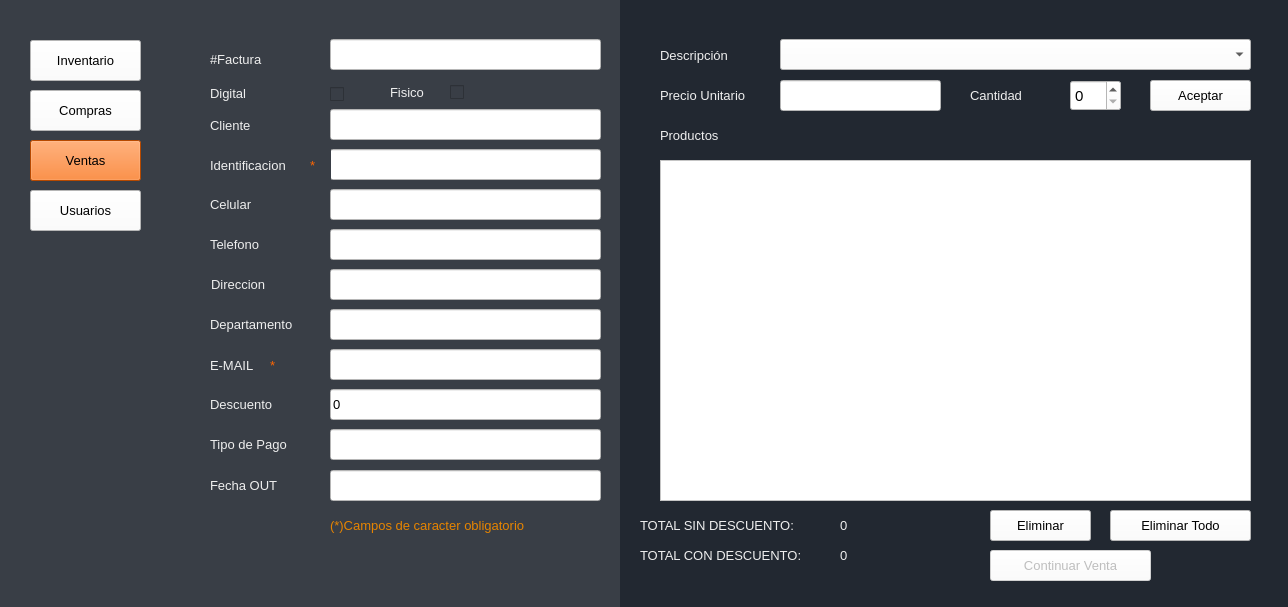
<?xml version="1.0" encoding="UTF-8"?>
<ui version="4.0">
 <class>Ventas</class>
 <widget class="QMainWindow" name="Ventas">
  <property name="windowModality">
   <enum>Qt::NonModal</enum>
  </property>
  <property name="geometry">
   <rect>
    <x>0</x>
    <y>0</y>
    <width>1288</width>
    <height>607</height>
   </rect>
  </property>
  <property name="sizePolicy">
   <sizepolicy hsizetype="Expanding" vsizetype="Expanding">
    <horstretch>0</horstretch>
    <verstretch>0</verstretch>
   </sizepolicy>
  </property>
  <property name="minimumSize">
   <size>
    <width>0</width>
    <height>0</height>
   </size>
  </property>
  <property name="maximumSize">
   <size>
    <width>1366</width>
    <height>768</height>
   </size>
  </property>
  <property name="windowTitle">
   <string>Ventas</string>
  </property>
  <property name="styleSheet">
   <string notr="true">background-color: rgb(255, 255, 255);</string>
  </property>
  <widget class="QWidget" name="centralwidget">
   <widget class="QLabel" name="label_5">
    <property name="geometry">
     <rect>
      <x>390</x>
      <y>77</y>
      <width>51</width>
      <height>31</height>
     </rect>
    </property>
    <property name="font">
     <font>
      <family>Arial</family>
      <pointsize>10</pointsize>
      <weight>50</weight>
      <bold>false</bold>
     </font>
    </property>
    <property name="styleSheet">
     <string notr="true">background-color: rgb(57, 62, 70);
color: rgb(238, 238, 238);</string>
    </property>
    <property name="text">
     <string>Fisico</string>
    </property>
   </widget>
   <widget class="QCheckBox" name="checkBoxDigital">
    <property name="geometry">
     <rect>
      <x>330</x>
      <y>86</y>
      <width>16</width>
      <height>17</height>
     </rect>
    </property>
    <property name="font">
     <font>
      <family>Eras Bold ITC</family>
      <pointsize>12</pointsize>
     </font>
    </property>
    <property name="styleSheet">
     <string notr="true">background-color: rgb(57, 62, 70);</string>
    </property>
    <property name="text">
     <string/>
    </property>
   </widget>
   <widget class="QLabel" name="label_7">
    <property name="geometry">
     <rect>
      <x>210</x>
      <y>78</y>
      <width>51</width>
      <height>31</height>
     </rect>
    </property>
    <property name="font">
     <font>
      <family>Arial</family>
      <pointsize>10</pointsize>
      <weight>50</weight>
      <bold>false</bold>
     </font>
    </property>
    <property name="styleSheet">
     <string notr="true">background-color: rgb(57, 62, 70);
color: rgb(238, 238, 238);</string>
    </property>
    <property name="text">
     <string>Digital</string>
    </property>
   </widget>
   <widget class="QCheckBox" name="checkBoxFisico">
    <property name="geometry">
     <rect>
      <x>450</x>
      <y>84</y>
      <width>16</width>
      <height>17</height>
     </rect>
    </property>
    <property name="font">
     <font>
      <family>Eras Bold ITC</family>
      <pointsize>12</pointsize>
     </font>
    </property>
    <property name="styleSheet">
     <string notr="true">background-color: rgb(57, 62, 70);</string>
    </property>
    <property name="text">
     <string/>
    </property>
   </widget>
   <widget class="QLabel" name="label_8">
    <property name="geometry">
     <rect>
      <x>210</x>
      <y>49</y>
      <width>81</width>
      <height>21</height>
     </rect>
    </property>
    <property name="font">
     <font>
      <family>Arial</family>
      <pointsize>10</pointsize>
      <weight>50</weight>
      <bold>false</bold>
     </font>
    </property>
    <property name="autoFillBackground">
     <bool>false</bool>
    </property>
    <property name="styleSheet">
     <string notr="true">background-color: rgb(57, 62, 70);
color: rgb(238, 238, 238);</string>
    </property>
    <property name="text">
     <string>#Factura</string>
    </property>
   </widget>
   <widget class="QLineEdit" name="lineEditFactura">
    <property name="geometry">
     <rect>
      <x>330</x>
      <y>39</y>
      <width>271</width>
      <height>31</height>
     </rect>
    </property>
    <property name="font">
     <font>
      <family>Arial</family>
      <pointsize>10</pointsize>
     </font>
    </property>
    <property name="styleSheet">
     <string notr="true">background-color: rgb(255, 255, 255);</string>
    </property>
    <property name="text">
     <string/>
    </property>
   </widget>
   <widget class="QLabel" name="label_9">
    <property name="geometry">
     <rect>
      <x>210</x>
      <y>110</y>
      <width>51</width>
      <height>31</height>
     </rect>
    </property>
    <property name="font">
     <font>
      <family>Arial</family>
      <pointsize>10</pointsize>
      <weight>50</weight>
      <bold>false</bold>
     </font>
    </property>
    <property name="styleSheet">
     <string notr="true">background-color: rgb(57, 62, 70);
color: rgb(238, 238, 238);</string>
    </property>
    <property name="text">
     <string>Cliente</string>
    </property>
   </widget>
   <widget class="QLineEdit" name="lineEditCliente">
    <property name="geometry">
     <rect>
      <x>330</x>
      <y>109</y>
      <width>271</width>
      <height>31</height>
     </rect>
    </property>
    <property name="font">
     <font>
      <family>Arial</family>
      <pointsize>10</pointsize>
     </font>
    </property>
    <property name="styleSheet">
     <string notr="true">background-color: rgb(255, 255, 255);</string>
    </property>
    <property name="text">
     <string/>
    </property>
   </widget>
   <widget class="QLabel" name="label_12">
    <property name="geometry">
     <rect>
      <x>210</x>
      <y>150</y>
      <width>111</width>
      <height>31</height>
     </rect>
    </property>
    <property name="font">
     <font>
      <family>Arial</family>
      <pointsize>10</pointsize>
      <weight>50</weight>
      <bold>false</bold>
     </font>
    </property>
    <property name="styleSheet">
     <string notr="true">background-color: rgb(57, 62, 70);
color: rgb(238, 238, 238);</string>
    </property>
    <property name="text">
     <string>Identificacion</string>
    </property>
   </widget>
   <widget class="QLineEdit" name="lineEditIdentificacion">
    <property name="geometry">
     <rect>
      <x>330</x>
      <y>149</y>
      <width>271</width>
      <height>31</height>
     </rect>
    </property>
    <property name="font">
     <font>
      <family>Arial</family>
      <pointsize>10</pointsize>
     </font>
    </property>
    <property name="styleSheet">
     <string notr="true">background-color: rgb(255, 255, 255);</string>
    </property>
    <property name="text">
     <string/>
    </property>
   </widget>
   <widget class="QLabel" name="label_13">
    <property name="geometry">
     <rect>
      <x>210</x>
      <y>189</y>
      <width>71</width>
      <height>31</height>
     </rect>
    </property>
    <property name="font">
     <font>
      <family>Arial</family>
      <pointsize>10</pointsize>
      <weight>50</weight>
      <bold>false</bold>
     </font>
    </property>
    <property name="styleSheet">
     <string notr="true">background-color: rgb(57, 62, 70);
color: rgb(238, 238, 238);</string>
    </property>
    <property name="text">
     <string>Celular</string>
    </property>
   </widget>
   <widget class="QLineEdit" name="lineEditCelular">
    <property name="geometry">
     <rect>
      <x>330</x>
      <y>189</y>
      <width>271</width>
      <height>31</height>
     </rect>
    </property>
    <property name="font">
     <font>
      <family>Arial</family>
      <pointsize>10</pointsize>
     </font>
    </property>
    <property name="styleSheet">
     <string notr="true">background-color: rgb(255, 255, 255);</string>
    </property>
    <property name="text">
     <string/>
    </property>
   </widget>
   <widget class="QLabel" name="label_14">
    <property name="geometry">
     <rect>
      <x>210</x>
      <y>229</y>
      <width>61</width>
      <height>31</height>
     </rect>
    </property>
    <property name="font">
     <font>
      <family>Arial</family>
      <pointsize>10</pointsize>
      <weight>50</weight>
      <bold>false</bold>
     </font>
    </property>
    <property name="styleSheet">
     <string notr="true">background-color: rgb(57, 62, 70);
color: rgb(238, 238, 238);</string>
    </property>
    <property name="text">
     <string>Telefono</string>
    </property>
   </widget>
   <widget class="QLineEdit" name="lineEditTelefono">
    <property name="geometry">
     <rect>
      <x>330</x>
      <y>229</y>
      <width>271</width>
      <height>31</height>
     </rect>
    </property>
    <property name="font">
     <font>
      <family>Arial</family>
      <pointsize>10</pointsize>
     </font>
    </property>
    <property name="styleSheet">
     <string notr="true">background-color: rgb(255, 255, 255);</string>
    </property>
    <property name="text">
     <string/>
    </property>
   </widget>
   <widget class="QLabel" name="label_15">
    <property name="geometry">
     <rect>
      <x>211</x>
      <y>269</y>
      <width>71</width>
      <height>31</height>
     </rect>
    </property>
    <property name="font">
     <font>
      <family>Arial</family>
      <pointsize>10</pointsize>
      <weight>50</weight>
      <bold>false</bold>
     </font>
    </property>
    <property name="styleSheet">
     <string notr="true">background-color: rgb(57, 62, 70);
color: rgb(238, 238, 238);</string>
    </property>
    <property name="text">
     <string>Direccion</string>
    </property>
   </widget>
   <widget class="QLineEdit" name="lineEditDireccion">
    <property name="geometry">
     <rect>
      <x>330</x>
      <y>269</y>
      <width>271</width>
      <height>31</height>
     </rect>
    </property>
    <property name="font">
     <font>
      <family>Arial</family>
      <pointsize>10</pointsize>
     </font>
    </property>
    <property name="styleSheet">
     <string notr="true">background-color: rgb(255, 255, 255);</string>
    </property>
    <property name="text">
     <string/>
    </property>
   </widget>
   <widget class="QLabel" name="label_16">
    <property name="geometry">
     <rect>
      <x>210</x>
      <y>350</y>
      <width>61</width>
      <height>31</height>
     </rect>
    </property>
    <property name="font">
     <font>
      <family>Arial</family>
      <pointsize>10</pointsize>
      <weight>50</weight>
      <bold>false</bold>
     </font>
    </property>
    <property name="styleSheet">
     <string notr="true">background-color: rgb(57, 62, 70);
color: rgb(238, 238, 238);</string>
    </property>
    <property name="text">
     <string>E-MAIL</string>
    </property>
   </widget>
   <widget class="QLineEdit" name="lineEditEMAIL">
    <property name="geometry">
     <rect>
      <x>330</x>
      <y>349</y>
      <width>271</width>
      <height>31</height>
     </rect>
    </property>
    <property name="font">
     <font>
      <family>Arial</family>
      <pointsize>10</pointsize>
     </font>
    </property>
    <property name="styleSheet">
     <string notr="true">background-color: rgb(255, 255, 255);</string>
    </property>
    <property name="text">
     <string/>
    </property>
   </widget>
   <widget class="QLineEdit" name="lineEditDescuento">
    <property name="enabled">
     <bool>true</bool>
    </property>
    <property name="geometry">
     <rect>
      <x>330</x>
      <y>389</y>
      <width>271</width>
      <height>31</height>
     </rect>
    </property>
    <property name="font">
     <font>
      <family>Arial</family>
      <pointsize>10</pointsize>
     </font>
    </property>
    <property name="styleSheet">
     <string notr="true">background-color: rgb(255, 255, 255);</string>
    </property>
    <property name="text">
     <string>0</string>
    </property>
   </widget>
   <widget class="QLabel" name="label_17">
    <property name="geometry">
     <rect>
      <x>210</x>
      <y>389</y>
      <width>91</width>
      <height>31</height>
     </rect>
    </property>
    <property name="font">
     <font>
      <family>Arial</family>
      <pointsize>10</pointsize>
      <weight>50</weight>
      <bold>false</bold>
     </font>
    </property>
    <property name="styleSheet">
     <string notr="true">background-color: rgb(57, 62, 70);
color: rgb(238, 238, 238);</string>
    </property>
    <property name="text">
     <string>Descuento</string>
    </property>
   </widget>
   <widget class="QLabel" name="label_4">
    <property name="geometry">
     <rect>
      <x>660</x>
      <y>40</y>
      <width>111</width>
      <height>31</height>
     </rect>
    </property>
    <property name="font">
     <font>
      <family>Arial</family>
      <pointsize>10</pointsize>
      <weight>50</weight>
      <bold>false</bold>
     </font>
    </property>
    <property name="styleSheet">
     <string notr="true">background-color: rgb(34, 40, 49);
color: rgb(238, 238, 238);</string>
    </property>
    <property name="text">
     <string>Descripción</string>
    </property>
   </widget>
   <widget class="QComboBox" name="comboBoxDescripcion">
    <property name="geometry">
     <rect>
      <x>780</x>
      <y>39</y>
      <width>471</width>
      <height>31</height>
     </rect>
    </property>
    <property name="font">
     <font>
      <family>Arial</family>
      <pointsize>9</pointsize>
      <weight>50</weight>
      <bold>false</bold>
     </font>
    </property>
    <property name="styleSheet">
     <string notr="true">background-color: rgb(255, 255, 255);</string>
    </property>
   </widget>
   <widget class="QSpinBox" name="spinBoxCantidad">
    <property name="geometry">
     <rect>
      <x>1070</x>
      <y>80</y>
      <width>51</width>
      <height>31</height>
     </rect>
    </property>
    <property name="font">
     <font>
      <family>Arial</family>
      <pointsize>11</pointsize>
     </font>
    </property>
    <property name="styleSheet">
     <string notr="true">background-color: rgb(255, 255, 255);</string>
    </property>
   </widget>
   <widget class="QPushButton" name="botonVentasAceptar">
    <property name="geometry">
     <rect>
      <x>1150</x>
      <y>80</y>
      <width>101</width>
      <height>31</height>
     </rect>
    </property>
    <property name="font">
     <font>
      <family>Arial</family>
      <pointsize>10</pointsize>
      <weight>50</weight>
      <bold>false</bold>
     </font>
    </property>
    <property name="styleSheet">
     <string notr="true">background-color: rgb(255, 255, 255);</string>
    </property>
    <property name="text">
     <string>Aceptar</string>
    </property>
   </widget>
   <widget class="QListWidget" name="listWidget">
    <property name="geometry">
     <rect>
      <x>660</x>
      <y>160</y>
      <width>591</width>
      <height>341</height>
     </rect>
    </property>
    <property name="font">
     <font>
      <family>Arial</family>
      <pointsize>10</pointsize>
     </font>
    </property>
    <property name="styleSheet">
     <string notr="true">background-color: rgb(255, 255, 255);</string>
    </property>
   </widget>
   <widget class="QPushButton" name="botonEliminar">
    <property name="geometry">
     <rect>
      <x>990</x>
      <y>510</y>
      <width>101</width>
      <height>31</height>
     </rect>
    </property>
    <property name="font">
     <font>
      <family>Arial</family>
      <pointsize>10</pointsize>
      <weight>50</weight>
      <bold>false</bold>
     </font>
    </property>
    <property name="styleSheet">
     <string notr="true">background-color: rgb(255, 255, 255);</string>
    </property>
    <property name="text">
     <string>Eliminar</string>
    </property>
   </widget>
   <widget class="QLabel" name="label_6">
    <property name="geometry">
     <rect>
      <x>660</x>
      <y>120</y>
      <width>91</width>
      <height>31</height>
     </rect>
    </property>
    <property name="font">
     <font>
      <family>Arial</family>
      <pointsize>10</pointsize>
      <weight>50</weight>
      <bold>false</bold>
     </font>
    </property>
    <property name="styleSheet">
     <string notr="true">background-color: rgb(34, 40, 49);
color: rgb(238, 238, 238);</string>
    </property>
    <property name="text">
     <string>Productos</string>
    </property>
   </widget>
   <widget class="QPushButton" name="botonEliminarTodo">
    <property name="geometry">
     <rect>
      <x>1110</x>
      <y>510</y>
      <width>141</width>
      <height>31</height>
     </rect>
    </property>
    <property name="font">
     <font>
      <family>Arial</family>
      <pointsize>10</pointsize>
      <weight>50</weight>
      <bold>false</bold>
     </font>
    </property>
    <property name="styleSheet">
     <string notr="true">background-color: rgb(255, 255, 255);</string>
    </property>
    <property name="text">
     <string>Eliminar Todo</string>
    </property>
   </widget>
   <widget class="QPushButton" name="botonContinuarVenta">
    <property name="enabled">
     <bool>false</bool>
    </property>
    <property name="geometry">
     <rect>
      <x>990</x>
      <y>550</y>
      <width>161</width>
      <height>31</height>
     </rect>
    </property>
    <property name="font">
     <font>
      <family>Arial</family>
      <pointsize>10</pointsize>
      <weight>50</weight>
      <bold>false</bold>
     </font>
    </property>
    <property name="styleSheet">
     <string notr="true">background-color: rgb(255, 255, 255);</string>
    </property>
    <property name="text">
     <string>Continuar Venta</string>
    </property>
   </widget>
   <widget class="QLabel" name="label_10">
    <property name="geometry">
     <rect>
      <x>660</x>
      <y>80</y>
      <width>141</width>
      <height>31</height>
     </rect>
    </property>
    <property name="font">
     <font>
      <family>Arial</family>
      <pointsize>10</pointsize>
      <weight>50</weight>
      <bold>false</bold>
     </font>
    </property>
    <property name="styleSheet">
     <string notr="true">background-color: rgb(34, 40, 49);
color: rgb(238, 238, 238);</string>
    </property>
    <property name="text">
     <string>Precio Unitario</string>
    </property>
   </widget>
   <widget class="QLineEdit" name="lineEditPrecio">
    <property name="geometry">
     <rect>
      <x>780</x>
      <y>80</y>
      <width>161</width>
      <height>31</height>
     </rect>
    </property>
    <property name="font">
     <font>
      <family>Arial</family>
      <pointsize>10</pointsize>
     </font>
    </property>
    <property name="styleSheet">
     <string notr="true">background-color: rgb(255, 255, 255);</string>
    </property>
    <property name="text">
     <string/>
    </property>
   </widget>
   <widget class="QLabel" name="label_11">
    <property name="geometry">
     <rect>
      <x>970</x>
      <y>80</y>
      <width>91</width>
      <height>31</height>
     </rect>
    </property>
    <property name="font">
     <font>
      <family>Arial</family>
      <pointsize>10</pointsize>
      <weight>50</weight>
      <bold>false</bold>
     </font>
    </property>
    <property name="styleSheet">
     <string notr="true">background-color: rgb(34, 40, 49);
color: rgb(238, 238, 238);</string>
    </property>
    <property name="text">
     <string>Cantidad</string>
    </property>
   </widget>
   <widget class="QLabel" name="label">
    <property name="geometry">
     <rect>
      <x>620</x>
      <y>0</y>
      <width>701</width>
      <height>611</height>
     </rect>
    </property>
    <property name="font">
     <font>
      <family>Eras Bold ITC</family>
      <pointsize>12</pointsize>
      <weight>50</weight>
      <bold>false</bold>
     </font>
    </property>
    <property name="styleSheet">
     <string notr="true">background-color: rgb(34, 40, 49);
color: rgb(238, 238, 238);</string>
    </property>
    <property name="text">
     <string/>
    </property>
   </widget>
   <widget class="QPushButton" name="botonCompras">
    <property name="geometry">
     <rect>
      <x>30</x>
      <y>90</y>
      <width>111</width>
      <height>41</height>
     </rect>
    </property>
    <property name="font">
     <font>
      <family>Arial</family>
      <pointsize>10</pointsize>
      <weight>50</weight>
      <bold>false</bold>
     </font>
    </property>
    <property name="styleSheet">
     <string notr="true">background-color: rgb(255, 255, 255);</string>
    </property>
    <property name="text">
     <string>Compras</string>
    </property>
   </widget>
   <widget class="QPushButton" name="botonInventario">
    <property name="geometry">
     <rect>
      <x>30</x>
      <y>40</y>
      <width>111</width>
      <height>41</height>
     </rect>
    </property>
    <property name="font">
     <font>
      <family>Arial</family>
      <pointsize>10</pointsize>
      <weight>50</weight>
      <bold>false</bold>
     </font>
    </property>
    <property name="styleSheet">
     <string notr="true">background-color: rgb(255, 255, 255);</string>
    </property>
    <property name="text">
     <string>Inventario</string>
    </property>
   </widget>
   <widget class="QPushButton" name="botonVentas">
    <property name="geometry">
     <rect>
      <x>30</x>
      <y>140</y>
      <width>111</width>
      <height>41</height>
     </rect>
    </property>
    <property name="font">
     <font>
      <family>Arial</family>
      <pointsize>10</pointsize>
      <weight>50</weight>
      <bold>false</bold>
     </font>
    </property>
    <property name="styleSheet">
     <string notr="true">background-color: rgb(255, 102, 0);</string>
    </property>
    <property name="text">
     <string>Ventas</string>
    </property>
   </widget>
   <widget class="QLabel" name="label_18">
    <property name="geometry">
     <rect>
      <x>210</x>
      <y>429</y>
      <width>101</width>
      <height>31</height>
     </rect>
    </property>
    <property name="font">
     <font>
      <family>Arial</family>
      <pointsize>10</pointsize>
      <weight>50</weight>
      <bold>false</bold>
     </font>
    </property>
    <property name="styleSheet">
     <string notr="true">background-color: rgb(57, 62, 70);
color: rgb(238, 238, 238);</string>
    </property>
    <property name="text">
     <string>Tipo de Pago</string>
    </property>
   </widget>
   <widget class="QLineEdit" name="lineEditTipoPago">
    <property name="enabled">
     <bool>true</bool>
    </property>
    <property name="geometry">
     <rect>
      <x>330</x>
      <y>429</y>
      <width>271</width>
      <height>31</height>
     </rect>
    </property>
    <property name="font">
     <font>
      <family>Arial</family>
      <pointsize>10</pointsize>
     </font>
    </property>
    <property name="styleSheet">
     <string notr="true">background-color: rgb(255, 255, 255);</string>
    </property>
    <property name="text">
     <string/>
    </property>
   </widget>
   <widget class="QLabel" name="label_19">
    <property name="geometry">
     <rect>
      <x>210</x>
      <y>309</y>
      <width>101</width>
      <height>31</height>
     </rect>
    </property>
    <property name="font">
     <font>
      <family>Arial</family>
      <pointsize>10</pointsize>
      <weight>50</weight>
      <bold>false</bold>
     </font>
    </property>
    <property name="styleSheet">
     <string notr="true">background-color: rgb(57, 62, 70);
color: rgb(238, 238, 238);</string>
    </property>
    <property name="text">
     <string>Departamento</string>
    </property>
   </widget>
   <widget class="QLineEdit" name="lineEditDepartamento">
    <property name="enabled">
     <bool>true</bool>
    </property>
    <property name="geometry">
     <rect>
      <x>330</x>
      <y>309</y>
      <width>271</width>
      <height>31</height>
     </rect>
    </property>
    <property name="font">
     <font>
      <family>Arial</family>
      <pointsize>10</pointsize>
     </font>
    </property>
    <property name="styleSheet">
     <string notr="true">background-color: rgb(255, 255, 255);</string>
    </property>
    <property name="text">
     <string/>
    </property>
   </widget>
   <widget class="QPushButton" name="botonUsuarios">
    <property name="geometry">
     <rect>
      <x>30</x>
      <y>190</y>
      <width>111</width>
      <height>41</height>
     </rect>
    </property>
    <property name="font">
     <font>
      <family>Arial</family>
      <pointsize>10</pointsize>
      <weight>50</weight>
      <bold>false</bold>
     </font>
    </property>
    <property name="styleSheet">
     <string notr="true">background-color: rgb(255, 255, 255);</string>
    </property>
    <property name="text">
     <string>Usuarios</string>
    </property>
   </widget>
   <widget class="QLabel" name="labelTotal">
    <property name="geometry">
     <rect>
      <x>840</x>
      <y>510</y>
      <width>131</width>
      <height>31</height>
     </rect>
    </property>
    <property name="font">
     <font>
      <family>Arial</family>
      <pointsize>10</pointsize>
      <weight>50</weight>
      <bold>false</bold>
     </font>
    </property>
    <property name="styleSheet">
     <string notr="true">background-color: rgb(34, 40, 49);
color: rgb(238, 238, 238);</string>
    </property>
    <property name="text">
     <string>0</string>
    </property>
   </widget>
   <widget class="QLabel" name="label_2">
    <property name="geometry">
     <rect>
      <x>640</x>
      <y>510</y>
      <width>191</width>
      <height>31</height>
     </rect>
    </property>
    <property name="font">
     <font>
      <family>Arial</family>
      <pointsize>10</pointsize>
      <weight>50</weight>
      <bold>false</bold>
     </font>
    </property>
    <property name="styleSheet">
     <string notr="true">background-color: rgb(34, 40, 49);
color: rgb(238, 238, 238);</string>
    </property>
    <property name="text">
     <string>TOTAL SIN DESCUENTO:</string>
    </property>
   </widget>
   <widget class="QLabel" name="label_3">
    <property name="geometry">
     <rect>
      <x>640</x>
      <y>540</y>
      <width>201</width>
      <height>31</height>
     </rect>
    </property>
    <property name="font">
     <font>
      <family>Arial</family>
      <pointsize>10</pointsize>
      <weight>50</weight>
      <bold>false</bold>
     </font>
    </property>
    <property name="styleSheet">
     <string notr="true">background-color: rgb(34, 40, 49);
color: rgb(238, 238, 238);</string>
    </property>
    <property name="text">
     <string>TOTAL CON DESCUENTO:</string>
    </property>
   </widget>
   <widget class="QLabel" name="labelDescuento">
    <property name="geometry">
     <rect>
      <x>840</x>
      <y>540</y>
      <width>131</width>
      <height>31</height>
     </rect>
    </property>
    <property name="font">
     <font>
      <family>Arial</family>
      <pointsize>10</pointsize>
      <weight>50</weight>
      <bold>false</bold>
     </font>
    </property>
    <property name="styleSheet">
     <string notr="true">background-color: rgb(34, 40, 49);
color: rgb(238, 238, 238);</string>
    </property>
    <property name="text">
     <string>0</string>
    </property>
   </widget>
   <widget class="QLabel" name="label_21">
    <property name="geometry">
     <rect>
      <x>0</x>
      <y>-10</y>
      <width>621</width>
      <height>621</height>
     </rect>
    </property>
    <property name="styleSheet">
     <string notr="true">background-color: rgb(57, 62, 70);</string>
    </property>
    <property name="text">
     <string/>
    </property>
   </widget>
   <widget class="QLineEdit" name="lineEditFecha">
    <property name="enabled">
     <bool>true</bool>
    </property>
    <property name="geometry">
     <rect>
      <x>330</x>
      <y>470</y>
      <width>271</width>
      <height>31</height>
     </rect>
    </property>
    <property name="font">
     <font>
      <family>Arial</family>
      <pointsize>10</pointsize>
      <weight>50</weight>
      <bold>false</bold>
     </font>
    </property>
    <property name="styleSheet">
     <string notr="true">background-color: rgb(255, 255, 255);</string>
    </property>
    <property name="text">
     <string/>
    </property>
   </widget>
   <widget class="QLabel" name="label_20">
    <property name="geometry">
     <rect>
      <x>210</x>
      <y>470</y>
      <width>101</width>
      <height>31</height>
     </rect>
    </property>
    <property name="font">
     <font>
      <family>Arial</family>
      <pointsize>10</pointsize>
      <weight>50</weight>
      <bold>false</bold>
     </font>
    </property>
    <property name="styleSheet">
     <string notr="true">background-color: rgb(57, 62, 70);
color: rgb(238, 238, 238);</string>
    </property>
    <property name="text">
     <string>Fecha OUT</string>
    </property>
   </widget>
   <widget class="QLabel" name="label_22">
    <property name="geometry">
     <rect>
      <x>310</x>
      <y>150</y>
      <width>21</width>
      <height>31</height>
     </rect>
    </property>
    <property name="font">
     <font>
      <family>Arial</family>
      <pointsize>10</pointsize>
      <weight>50</weight>
      <bold>false</bold>
     </font>
    </property>
    <property name="styleSheet">
     <string notr="true">background-color: rgb(57, 62, 70);
color: rgb(255, 102, 0);</string>
    </property>
    <property name="text">
     <string>*</string>
    </property>
   </widget>
   <widget class="QLabel" name="label_23">
    <property name="geometry">
     <rect>
      <x>270</x>
      <y>350</y>
      <width>21</width>
      <height>31</height>
     </rect>
    </property>
    <property name="font">
     <font>
      <family>Arial</family>
      <pointsize>10</pointsize>
      <weight>50</weight>
      <bold>false</bold>
     </font>
    </property>
    <property name="styleSheet">
     <string notr="true">background-color: rgb(57, 62, 70);
color: rgb(255, 102, 0);</string>
    </property>
    <property name="text">
     <string>*</string>
    </property>
   </widget>
   <widget class="QLabel" name="label_24">
    <property name="geometry">
     <rect>
      <x>330</x>
      <y>510</y>
      <width>261</width>
      <height>31</height>
     </rect>
    </property>
    <property name="font">
     <font>
      <family>Arial</family>
      <pointsize>10</pointsize>
      <weight>50</weight>
      <bold>false</bold>
     </font>
    </property>
    <property name="styleSheet">
     <string notr="true">background-color: rgb(57, 62, 70);
color: rgb(230, 132, 0);</string>
    </property>
    <property name="text">
     <string>(*)Campos de caracter obligatorio</string>
    </property>
   </widget>
   <zorder>label_21</zorder>
   <zorder>label</zorder>
   <zorder>label_5</zorder>
   <zorder>checkBoxDigital</zorder>
   <zorder>label_7</zorder>
   <zorder>checkBoxFisico</zorder>
   <zorder>label_8</zorder>
   <zorder>lineEditFactura</zorder>
   <zorder>label_9</zorder>
   <zorder>lineEditCliente</zorder>
   <zorder>label_12</zorder>
   <zorder>lineEditIdentificacion</zorder>
   <zorder>label_13</zorder>
   <zorder>lineEditCelular</zorder>
   <zorder>label_14</zorder>
   <zorder>lineEditTelefono</zorder>
   <zorder>label_15</zorder>
   <zorder>lineEditDireccion</zorder>
   <zorder>label_16</zorder>
   <zorder>lineEditEMAIL</zorder>
   <zorder>lineEditDescuento</zorder>
   <zorder>label_17</zorder>
   <zorder>label_4</zorder>
   <zorder>comboBoxDescripcion</zorder>
   <zorder>spinBoxCantidad</zorder>
   <zorder>botonVentasAceptar</zorder>
   <zorder>botonEliminar</zorder>
   <zorder>label_6</zorder>
   <zorder>botonEliminarTodo</zorder>
   <zorder>botonContinuarVenta</zorder>
   <zorder>label_10</zorder>
   <zorder>lineEditPrecio</zorder>
   <zorder>label_11</zorder>
   <zorder>listWidget</zorder>
   <zorder>botonCompras</zorder>
   <zorder>botonInventario</zorder>
   <zorder>botonVentas</zorder>
   <zorder>label_18</zorder>
   <zorder>lineEditTipoPago</zorder>
   <zorder>label_19</zorder>
   <zorder>lineEditDepartamento</zorder>
   <zorder>botonUsuarios</zorder>
   <zorder>labelTotal</zorder>
   <zorder>label_2</zorder>
   <zorder>label_3</zorder>
   <zorder>labelDescuento</zorder>
   <zorder>lineEditFecha</zorder>
   <zorder>label_20</zorder>
   <zorder>label_22</zorder>
   <zorder>label_23</zorder>
   <zorder>label_24</zorder>
  </widget>
 </widget>
 <tabstops>
  <tabstop>botonInventario</tabstop>
  <tabstop>botonCompras</tabstop>
  <tabstop>botonVentas</tabstop>
  <tabstop>botonUsuarios</tabstop>
  <tabstop>lineEditFactura</tabstop>
  <tabstop>checkBoxDigital</tabstop>
  <tabstop>checkBoxFisico</tabstop>
  <tabstop>lineEditCliente</tabstop>
  <tabstop>lineEditIdentificacion</tabstop>
  <tabstop>lineEditCelular</tabstop>
  <tabstop>lineEditTelefono</tabstop>
  <tabstop>lineEditDireccion</tabstop>
  <tabstop>lineEditDepartamento</tabstop>
  <tabstop>lineEditEMAIL</tabstop>
  <tabstop>lineEditDescuento</tabstop>
  <tabstop>lineEditTipoPago</tabstop>
  <tabstop>comboBoxDescripcion</tabstop>
  <tabstop>lineEditPrecio</tabstop>
  <tabstop>spinBoxCantidad</tabstop>
  <tabstop>botonVentasAceptar</tabstop>
  <tabstop>listWidget</tabstop>
  <tabstop>botonEliminar</tabstop>
  <tabstop>botonEliminarTodo</tabstop>
  <tabstop>botonContinuarVenta</tabstop>
 </tabstops>
 <resources/>
 <connections/>
</ui>
